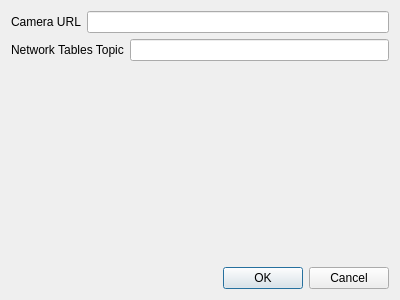
<?xml version="1.0" encoding="UTF-8"?>
<ui version="4.0">
 <class>Dialog</class>
 <widget class="QDialog" name="Dialog">
  <property name="geometry">
   <rect>
    <x>0</x>
    <y>0</y>
    <width>400</width>
    <height>300</height>
   </rect>
  </property>
  <property name="windowTitle">
   <string>Dialog</string>
  </property>
  <layout class="QVBoxLayout" name="verticalLayout">
   <item>
    <layout class="QHBoxLayout" name="horizontalLayout">
     <item>
      <widget class="QLabel" name="label">
       <property name="text">
        <string>Camera URL</string>
       </property>
      </widget>
     </item>
     <item>
      <widget class="QLineEdit" name="lineUrl"/>
     </item>
    </layout>
   </item>
   <item>
    <layout class="QHBoxLayout" name="horizontalLayout_2">
     <item>
      <widget class="QLabel" name="label_2">
       <property name="text">
        <string>Network Tables Topic</string>
       </property>
      </widget>
     </item>
     <item>
      <widget class="QLineEdit" name="lineTopic"/>
     </item>
    </layout>
   </item>
   <item>
    <spacer name="verticalSpacer">
     <property name="orientation">
      <enum>Qt::Vertical</enum>
     </property>
     <property name="sizeHint" stdset="0">
      <size>
       <width>20</width>
       <height>176</height>
      </size>
     </property>
    </spacer>
   </item>
   <item>
    <widget class="QDialogButtonBox" name="buttonBox">
     <property name="orientation">
      <enum>Qt::Horizontal</enum>
     </property>
     <property name="standardButtons">
      <set>QDialogButtonBox::Cancel|QDialogButtonBox::Ok</set>
     </property>
    </widget>
   </item>
  </layout>
 </widget>
 <resources/>
 <connections>
  <connection>
   <sender>buttonBox</sender>
   <signal>accepted()</signal>
   <receiver>Dialog</receiver>
   <slot>accept()</slot>
   <hints>
    <hint type="sourcelabel">
     <x>248</x>
     <y>254</y>
    </hint>
    <hint type="destinationlabel">
     <x>157</x>
     <y>274</y>
    </hint>
   </hints>
  </connection>
  <connection>
   <sender>buttonBox</sender>
   <signal>rejected()</signal>
   <receiver>Dialog</receiver>
   <slot>reject()</slot>
   <hints>
    <hint type="sourcelabel">
     <x>316</x>
     <y>260</y>
    </hint>
    <hint type="destinationlabel">
     <x>286</x>
     <y>274</y>
    </hint>
   </hints>
  </connection>
 </connections>
</ui>
